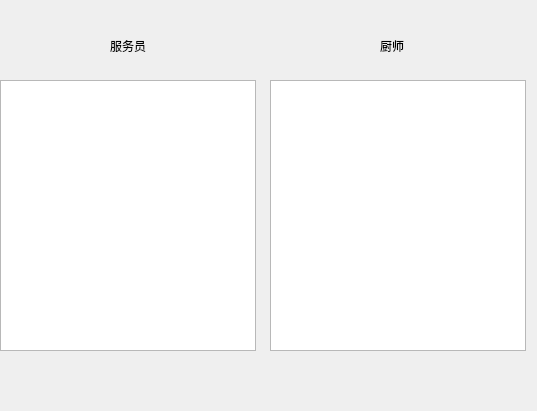
<?xml version="1.0" encoding="UTF-8"?>
<ui version="4.0">
 <class>managerdlg</class>
 <widget class="QDialog" name="managerdlg">
  <property name="geometry">
   <rect>
    <x>0</x>
    <y>0</y>
    <width>537</width>
    <height>411</height>
   </rect>
  </property>
  <property name="windowTitle">
   <string>Dialog</string>
  </property>
  <widget class="QTableWidget" name="tableWidget">
   <property name="geometry">
    <rect>
     <x>0</x>
     <y>80</y>
     <width>256</width>
     <height>271</height>
    </rect>
   </property>
  </widget>
  <widget class="QTableWidget" name="tableWidget_2">
   <property name="geometry">
    <rect>
     <x>270</x>
     <y>80</y>
     <width>256</width>
     <height>271</height>
    </rect>
   </property>
  </widget>
  <widget class="QLabel" name="label">
   <property name="geometry">
    <rect>
     <x>110</x>
     <y>40</y>
     <width>54</width>
     <height>12</height>
    </rect>
   </property>
   <property name="text">
    <string>服务员</string>
   </property>
  </widget>
  <widget class="QLabel" name="label_2">
   <property name="geometry">
    <rect>
     <x>380</x>
     <y>40</y>
     <width>54</width>
     <height>12</height>
    </rect>
   </property>
   <property name="text">
    <string>厨师</string>
   </property>
  </widget>
 </widget>
 <resources/>
 <connections/>
</ui>
